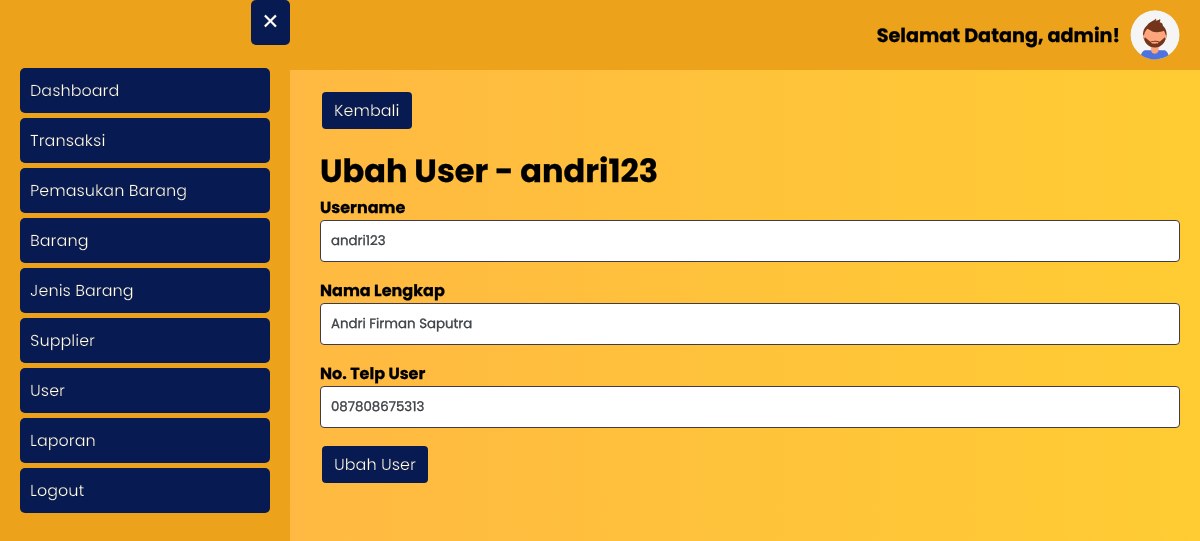
The page /user/ubah_user.php?id_user=12 (signed in) on the database its author committed.
### tables this page shows
CREATE TABLE `user` (
  `id_user` int(11) NOT NULL,
  `username` varchar(20) NOT NULL,
  `password` varchar(300) NOT NULL,
  `hak_akses` enum('administrator','operator') NOT NULL,
  `nama_lengkap` varchar(50) NOT NULL,
  `no_telp_user` varchar(20) NOT NULL
);

### user/ubah_user.php (the view, shortened to what this page needs)
<?php
require_once '../koneksi.php';
$id_user_profile = htmlspecialchars($_SESSION['id_user']);
$data_profile = mysqli_fetch_assoc(mysqli_query($koneksi, "SELECT * FROM user WHERE id_user = '$id_user_profile'"));
$id_user = htmlspecialchars($_GET['id_user']);
$data_user = mysqli_fetch_assoc(mysqli_query($koneksi, "SELECT * FROM user WHERE id_user = '$id_user'"));
?>
<html>
<head>
	<?php include_once '../include/head.php'; ?>
</head>
<body class="bg-gradient">
    <?php include_once '../include/topbar.php' ?>
	<?php include_once '../include/sidebar.php'; ?>
	<div class="main-content">
		<a href="<?= BASE_URL; ?>user/user.php" class="btn">Kembali</a>
		<div class="my">
			<h1>Ubah User - <?= $data_user['username']; ?></h1>
			<form method="post">
				<div class="form-group">
					<label for="username">Username</label>
					<input type="text" name="username" id="username" class="form-input" value="<?= $data_user['username']; ?>" required>
				</div>
				<div class="form-group">
					<label for="nama_lengkap">Nama Lengkap</label>
					<input type="text" name="nama_lengkap" id="nama_lengkap" class="form-input" value="<?= $data_user['nama_lengkap']; ?>" required>
				</div>
				<div class="form-group">
					<label for="no_telp_user">No. Telp User</label>
					<input type="number" name="no_telp_user" id="no_telp_user" class="form-input" value="<?= $data_user['no_telp_user']; ?>" required>
				</div>
				<div class="form-group">
					<button type="submit" name="btnUbahUser" class="btn">Ubah User</button>
				</div>
			</form>
		</div>
	</div>
</body>
</html>

### include/topbar.php
<button class="open-btn">&#9776;</button>
<div class="topbar">
	<h1>Selamat Datang, <?= $data_profile['username']; ?>!</h1>
	<a href="<?= BASE_URL; ?>user/profile.php">
		<img src="<?= BASE_URL; ?>assets/img/profile_pic.svg" alt="Profile Picture">
	</a>
</div>

### assets/style.css (style rules this page uses)
* { font-family: 'Poppins', sans-serif; -webkit-text-stroke-width: .25px; -webkit-text-stroke-color: black; }
body { margin: 0; padding: 0; }
.bg-gradient { background: rgb(255,179,71); background: linear-gradient(90deg, rgba(255,179,71,1) 0%, rgba(255,204,51,1) 100%); }
.form-group { margin-bottom: 1rem; font-weight: bold; }
.form-input { width: 100%; display: block; color: #495057; background-color: #fff; border: 1px solid #403B4A; border-radius: 0.25rem; padding: 10px; }
.my { margin: 1rem 0; }
.main-content { margin-left: 300px; padding: 20px; transition: all 0.3s ease-in-out; }
.main-content h1 { padding: 0; margin: 0; }
.open-btn { position: absolute; left: 10px; top: 10px; font-size: 30px; padding: 0 10px; cursor: pointer; border-radius: 5px; background: #071a52; border: none; color: white; }
.topbar { display: flex; justify-content: flex-end; align-items: center; background-color: #eca31b; padding: 10px 20px; }
.topbar img { height: 50px; width: 50px; border-radius: 50%; margin-left: 10px; margin-right: 0; }
.topbar h1 { font-size: 1.2em; margin: 0; }
.btn { margin: 2px; display: inline-block; font-size: 1rem; color: black; text-align: center; border: 1px solid black; padding: 0.375rem 0.75rem; border-radius: 0.25rem; text-decoration: none; cursor: pointer; background: #071a52; border: none; color: white; }

### rows shown on the page
user: username "admin"
user: username "andri123", nama_lengkap "Andri Firman Saputra", no_telp_user "087808675313"
